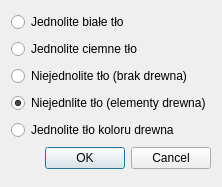
<?xml version="1.0" encoding="UTF-8"?>
<ui version="4.0">
 <class>BackgroundDialog</class>
 <widget class="QDialog" name="BackgroundDialog">
  <property name="geometry">
   <rect>
    <x>0</x>
    <y>0</y>
    <width>206</width>
    <height>187</height>
   </rect>
  </property>
  <property name="windowTitle">
   <string>Tło</string>
  </property>
  <layout class="QVBoxLayout" name="verticalLayout">
   <item>
    <widget class="QRadioButton" name="radioButtonBkg0">
     <property name="text">
      <string>Jednolite białe tło</string>
     </property>
    </widget>
   </item>
   <item>
    <widget class="QRadioButton" name="radioButtonBkg1">
     <property name="text">
      <string>Jednolite ciemne tło</string>
     </property>
    </widget>
   </item>
   <item>
    <widget class="QRadioButton" name="radioButtonBkg2">
     <property name="text">
      <string>Niejednolite tło (brak drewna)</string>
     </property>
     <property name="checked">
      <bool>false</bool>
     </property>
    </widget>
   </item>
   <item>
    <widget class="QRadioButton" name="radioButtonBkg3">
     <property name="text">
      <string>Niejednlite tło (elementy drewna)</string>
     </property>
     <property name="checked">
      <bool>true</bool>
     </property>
    </widget>
   </item>
   <item>
    <widget class="QRadioButton" name="radioButtonBkg4">
     <property name="text">
      <string>Jednolite tło koloru drewna</string>
     </property>
    </widget>
   </item>
   <item>
    <widget class="QDialogButtonBox" name="buttonBoxBkg">
     <property name="standardButtons">
      <set>QDialogButtonBox::Cancel|QDialogButtonBox::Ok</set>
     </property>
    </widget>
   </item>
  </layout>
 </widget>
 <layoutdefault spacing="6" margin="11"/>
 <resources/>
 <connections/>
</ui>
